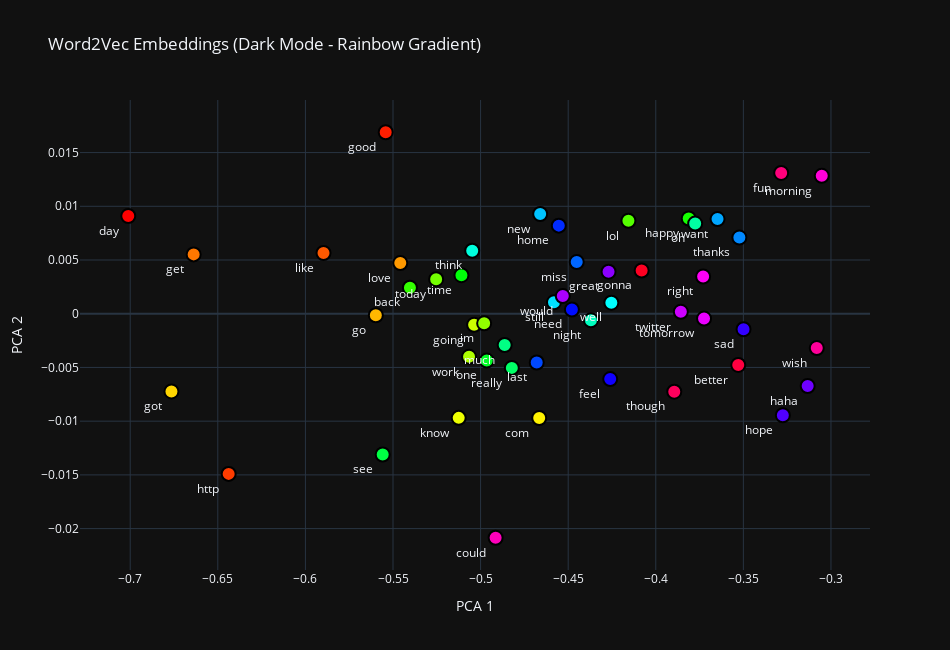

Write notebook code for a chart like this one.
### Code cell
#Task 4: Visualize Words using PCA



rainbow_colors = ['hsl({}, 100%, 50%)'.format(int(360*i//n_show)) for i in range(n_show)]

fig_rainbow = go.Figure()
fig_rainbow.add_trace(
    go.Scatter(
        x=result[:, 0],
        y=result[:, 1],
        mode='markers+text',
        text=words_to_show,
        textposition='bottom left',
        marker=dict(size=14, color=rainbow_colors, line=dict(width=2, color='black')),
    )
)

fig_rainbow.update_layout(
    title='Word2Vec Embeddings (Dark Mode - Rainbow Gradient)',
    xaxis_title='PCA 1',
    yaxis_title='PCA 2',
    width=950,
    height=650,
    template='plotly_dark'
)

fig_rainbow.show()

### Figure 1 — Plotly figure (JSON) as saved in the notebook; plotly's stock layout.template omitted (floating-point values rounded to 4 significant figures)
{"data": [{"marker": {"color": ["hsl(0, 100%, 50%)", "hsl(7, 100%, 50%)", "hsl(14, 100%, 50%)", "hsl(21, 100%, 50%)", "hsl(28, 100%, 50%)", "hsl(36, 100%, 50%)", "hsl(43, 100%, 50%)", "hsl(50, 100%, 50%)", "hsl(57, 100%, 50%)", "hsl(64, 100%, 50%)", "hsl(72, 100%, 50%)", "hsl(79, 100%, 50%)", "hsl(86, 100%, 50%)", "hsl(93, 100%, 50%)", "hsl(100, 100%, 50%)", "hsl(108, 100%, 50%)", "hsl(115, 100%, 50%)", "hsl(122, 100%, 50%)", "hsl(129, 100%, 50%)", "hsl(136, 100%, 50%)", "hsl(144, 100%, 50%)", "hsl(151, 100%, 50%)", "hsl(158, 100%, 50%)", "hsl(165, 100%, 50%)", "hsl(172, 100%, 50%)", "hsl(180, 100%, 50%)", "hsl(187, 100%, 50%)", "hsl(194, 100%, 50%)", "hsl(201, 100%, 50%)", "hsl(208, 100%, 50%)", "hsl(216, 100%, 50%)", "hsl(223, 100%, 50%)", "hsl(230, 100%, 50%)", "hsl(237, 100%, 50%)", "hsl(244, 100%, 50%)", "hsl(252, 100%, 50%)", "hsl(259, 100%, 50%)", "hsl(266, 100%, 50%)", "hsl(273, 100%, 50%)", "hsl(280, 100%, 50%)", "hsl(288, 100%, 50%)", "hsl(295, 100%, 50%)", "hsl(302, 100%, 50%)", "hsl(309, 100%, 50%)", "hsl(316, 100%, 50%)", "hsl(324, 100%, 50%)", "hsl(331, 100%, 50%)", "hsl(338, 100%, 50%)", "hsl(345, 100%, 50%)", "hsl(352, 100%, 50%)"], "line": {"color": "black", "width": 2}, "size": 14}, "mode": "markers+text", "text": ["day", "good", "http", "like", "get", "love", "go", "got", "com", "know", "going", "work", "im", "today", "lol", "back", "happy", "time", "one", "see", "really", "much", "oh", "night", "think", "well", "still", "new", "want", "thanks", "miss", "last", "home", "need", "feel", "sad", "hope", "haha", "great", "would", "twitter", "tomorrow", "right", "morning", "could", "wish", "fun", "though", "better", "gonna"], "textposition": "bottom left", "type": "scatter", "x": [-0.7011, -0.5542, -0.6438, -0.5897, -0.6638, -0.5459, -0.5598, -0.6765, -0.4665, -0.5125, -0.5037, -0.5066, -0.498, -0.5254, -0.4156, -0.5403, -0.3812, -0.5109, -0.4965, -0.5559, -0.4822, -0.4862, -0.3775, -0.437, -0.5048, -0.4254, -0.4581, -0.466, -0.3647, -0.3523, -0.4451, -0.468, -0.4554, -0.4479, -0.426, -0.3499, -0.3275, -0.3133, -0.427, -0.4531, -0.3857, -0.3725, -0.373, -0.3053, -0.4914, -0.3081, -0.3284, -0.3894, -0.3529, -0.4081], "y": [0.009094, 0.01689, -0.01491, 0.005652, 0.005524, 0.004715, -0.0001428, -0.007234, -0.009703, -0.009693, -0.001029, -0.004012, -0.0008964, 0.003212, 0.008651, 0.002422, 0.008863, 0.00359, -0.004362, -0.0131, -0.005041, -0.00291, 0.008394, -0.0006139, 0.005865, 0.001029, 0.001061, 0.009283, 0.008812, 0.007086, 0.004811, -0.00454, 0.0082, 0.0003959, -0.006085, -0.001446, -0.009452, -0.006726, 0.003917, 0.001646, 0.0001749, -0.0004508, 0.003466, 0.01284, -0.02085, -0.003194, 0.0131, -0.007253, -0.004763, 0.004022]}], "layout": {"height": 650, "title": {"text": "Word2Vec Embeddings (Dark Mode - Rainbow Gradient)"}, "width": 950, "xaxis": {"autorange": true, "range": [-0.7287, -0.2777], "title": {"text": "PCA 1"}, "type": "linear"}, "yaxis": {"autorange": true, "range": [-0.02385, 0.01989], "title": {"text": "PCA 2"}, "type": "linear"}}}
